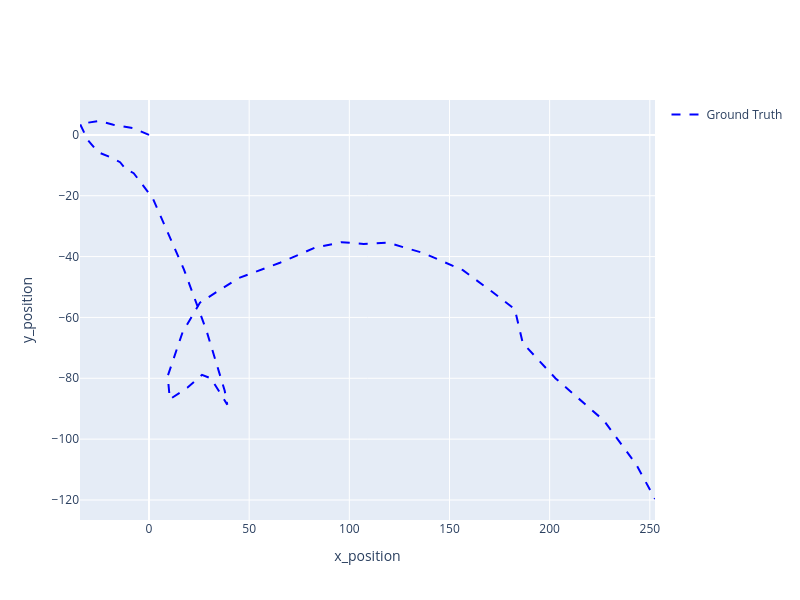

The notebook cell saved with this chart:
### Markdown cell above
In addition to the ground truth, Stone Soup plotting tools allow measurements and predicted tracks (see later) to be plotted and synced together consistently.

An animated plotter that uses Plotly graph objects can be accessed via the `AnimatedPlotterly` class from Stone Soup.

Note that the animated plotter requires a list of timesteps as an input, and that `tail_length`
is set to 0.3. This means that each data point will be on display for 30% of the total
simulation time. The mapping argument is [0, 2] because those are the x and y position indices from our state vector.

If a static plotter is preferred, the `Plotterly` class can be used instead

### Code cell
# from stonesoup.plotter import AnimatedPlotterly
# plotter = AnimatedPlotterly(timesteps, tail_length=1.0, width=800, height=600)

from stonesoup.plotter import Plotterly, Dimension
# We first plot the generated position components of the generated groundtruth.
xy_plotter= Plotterly(autosize=False, width=800,height=600, axis_labels=['x_position', 'y_position'])
xy_plotter.plot_ground_truths(truth, [0,2],line=dict(color=colors_dict['truth']))
xy_plotter.fig

### Figure 1 — Plotly figure (JSON) as saved in the notebook; plotly's stock layout.template omitted (floating-point values rounded to 4 significant figures)
{"data": [{"legendgroup": "Ground Truth", "legendrank": 100, "line": {"color": "blue", "dash": "dash"}, "mode": "lines", "name": "Ground Truth", "showlegend": true, "text": ["GroundTruthState<br>[[0]\n [1]\n [0]\n [1]]<br>2025-06-02 13:23:27", "GroundTruthState<br>[[-2.30419745]\n [-5.84760842]\n [ 0.6991504 ]\n [ 2.537487  ]]<br>2025-06-02 13:23:28", "GroundTruthState<br>[[-7.66601679]\n [-5.70574346]\n [ 2.19051091]\n [ 1.77747814]]<br>2025-06-02 13:23:29", "GroundTruthState<br>[[-13.162837  ]\n [ -5.65109917]\n [  2.79898105]\n [ -0.35947115]]<br>2025-06-02 13:23:30", "GroundTruthState<br>[[-17.7838805 ]\n [ -4.53818728]\n [  3.32944883]\n [  0.29269278]]<br>2025-06-02 13:23:31", "GroundTruthState<br>[[-25.0283455 ]\n [-10.89599934]\n [  4.56360952]\n [  2.34506157]]<br>2025-06-02 13:23:32", "GroundTruthState<br>[[-34.44229878]\n [ -4.86210918]\n [  3.6096617 ]\n [ -5.43560658]]<br>2025-06-02 13:23:33", "GroundTruthState<br>[[-30.57317154]\n [  6.2378031 ]\n [ -1.65585717]\n [ -6.74969959]]<br>2025-06-02 13:23:34", "GroundTruthState<br>[[-25.4976094 ]\n [  6.03543138]\n [ -5.64721273]\n [ -2.8115182 ]]<br>2025-06-02 13:23:35", "GroundTruthState<br>[[-19.4733401 ]\n [  5.56736661]\n [ -7.27372978]\n [ -0.63863368]]<br>2025-06-02 13:23:36", "GroundTruthState<br>[[-14.43356744]\n [  5.03866102]\n [ -8.97778867]\n [ -5.30612512]]<br>2025-06-02 13:23:37", "GroundTruthState<br>[[-11.53390094]\n [  2.76708548]\n [-11.28803015]\n [ -0.09780792]]<br>2025-06-02 13:23:38", "GroundTruthState<br>[[ -7.63622067]\n [  7.13433569]\n [-12.60142511]\n [ -2.67934512]]<br>2025-06-02 13:23:39", "GroundTruthState<br>[[  1.83183945]\n [ 17.47282807]\n [-20.7695639 ]\n [-24.81829313]]<br>2025-06-02 13:23:40", "GroundTruthState<br>[[ 17.41579162]\n [ 14.2470118 ]\n [-44.18053429]\n [-21.9123913 ]]<br>2025-06-02 13:23:41", "GroundTruthState<br>[[ 28.76823499]\n [ 10.37254019]\n [-64.48803568]\n [-20.18242483]]<br>2025-06-02 13:23:42", "GroundTruthState<br>[[ 37.79357151]\n [  6.14364659]\n [-84.11059973]\n [-19.36396255]]<br>2025-06-02 13:23:43", "GroundTruthState<br>[[ 39.07424055]\n [ -5.09069854]\n [-88.66259152]\n [  4.85624186]]<br>2025-06-02 13:23:44", "GroundTruthState<br>[[ 35.27024878]\n [ -3.87272972]\n [-84.3873499 ]\n [  5.74085337]]<br>2025-06-02 13:23:45", "GroundTruthState<br>[[ 30.98897228]\n [ -4.74956972]\n [-80.03988515]\n [  1.99190864]]<br>2025-06-02 13:23:46", "GroundTruthState<br>[[ 26.45978071]\n [ -4.65859373]\n [-78.85846516]\n [ -0.20761973]]<br>2025-06-02 13:23:47", "GroundTruthState<br>[[ 19.10850648]\n [-11.32706893]\n [-83.12036204]\n [ -5.49270646]]<br>2025-06-02 13:23:48", "GroundTruthState<br>[[ 10.39356196]\n [ -5.66249441]\n [-86.88935566]\n [  2.82369601]]<br>2025-06-02 13:23:49", "GroundTruthState<br>[[  9.34483146]\n [  6.8667648 ]\n [-79.26211636]\n [ 17.11528642]]<br>2025-06-02 13:23:50", "GroundTruthState<br>[[ 16.76747133]\n [  8.33004234]\n [-64.87126932]\n [ 10.83696415]]<br>2025-06-02 13:23:51", "GroundTruthState<br>[[ 25.44350456]\n [ 12.83595379]\n [-55.12920103]\n [  9.96589573]]<br>2025-06-02 13:23:52", "GroundTruthState<br>[[ 44.51374931]\n [ 20.76876578]\n [-47.13326869]\n [  6.17131286]]<br>2025-06-02 13:23:53", "GroundTruthState<br>[[ 65.37661419]\n [ 17.92894768]\n [-42.03724846]\n [  5.90137926]]<br>2025-06-02 13:23:54", "GroundTruthState<br>[[ 82.87797458]\n [ 15.35524839]\n [-37.0689767 ]\n [  4.95725681]]<br>2025-06-02 13:23:55", "GroundTruthState<br>[[ 96.15401344]\n [ 11.68211564]\n [-35.25624508]\n [ -1.72483612]]<br>2025-06-02 13:23:56", "GroundTruthState<br>[[107.1469018 ]\n [ 11.11159028]\n [-35.8366556 ]\n [  1.17706513]]<br>2025-06-02 13:23:57", "GroundTruthState<br>[[ 1.19018329e+02]\n [ 9.51723713e+00]\n [-3.53868999e+01]\n [ 3.53968411e-02]]<br>2025-06-02 13:23:58", "GroundTruthState<br>[[136.83783697]\n [ 22.0962651 ]\n [-38.80698898]\n [ -4.74516546]]<br>2025-06-02 13:23:59", "GroundTruthState<br>[[156.68953465]\n [ 16.63842733]\n [-44.45514549]\n [ -7.55660971]]<br>2025-06-02 13:24:00", "GroundTruthState<br>[[171.77544659]\n [ 13.30619367]\n [-51.8145159 ]\n [ -6.90186413]]<br>2025-06-02 13:24:01", "GroundTruthState<br>[[182.60643451]\n [  2.17828159]\n [-57.2921769 ]\n [ -9.82804315]]<br>2025-06-02 13:24:02", "GroundTruthState<br>[[186.56491052]\n [  5.22694411]\n [-68.42410954]\n [ -9.74720358]]<br>2025-06-02 13:24:03", "GroundTruthState<br>[[202.97682388]\n [ 21.86820034]\n [-80.05504904]\n [-14.65467377]]<br>2025-06-02 13:24:04", "GroundTruthState<br>[[227.00631938]\n [ 23.16372181]\n [-93.86389056]\n [-15.86721033]]<br>2025-06-02 13:24:05", "GroundTruthState<br>[[ 243.23452415]\n [  11.5794846 ]\n [-108.35821472]\n [ -13.19929217]]<br>2025-06-02 13:24:06", "GroundTruthState<br>[[ 252.58792156]\n [   6.44086638]\n [-119.67864675]\n [  -9.7558575 ]]<br>2025-06-02 13:24:07"], "type": "scatter", "x": [0, -2.304, -7.666, -13.16, -17.78, -25.03, -34.44, -30.57, -25.5, -19.47, -14.43, -11.53, -7.636, 1.832, 17.42, 28.77, 37.79, 39.07, 35.27, 30.99, 26.46, 19.11, 10.39, 9.345, 16.77, 25.44, 44.51, 65.38, 82.88, 96.15, 107.1, 119.0, 136.8, 156.7, 171.8, 182.6, 186.6, 203.0, 227.0, 243.2, 252.6], "y": [0, 0.6992, 2.191, 2.799, 3.329, 4.564, 3.61, -1.656, -5.647, -7.274, -8.978, -11.29, -12.6, -20.77, -44.18, -64.49, -84.11, -88.66, -84.39, -80.04, -78.86, -83.12, -86.89, -79.26, -64.87, -55.13, -47.13, -42.04, -37.07, -35.26, -35.84, -35.39, -38.81, -44.46, -51.81, -57.29, -68.42, -80.06, -93.86, -108.4, -119.7]}], "layout": {"autosize": false, "colorway": ["#636EFA", "#EF553B", "#00CC96", "#AB63FA", "#FFA15A", "#19D3F3", "#FF6692", "#B6E880", "#FF97FF", "#FECB52"], "height": 600, "width": 800, "xaxis": {"title": {"text": "x_position"}}, "yaxis": {"title": {"text": "y_position"}}}}
